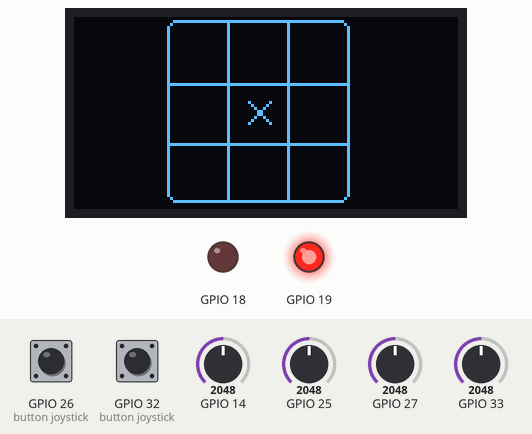
A sketch run on a simulated ESP32. Shown: 128×64 one-colour display, output pins drawn as LEDs (lit = HIGH). Inputs (shaded band) come from the test bench; at power-on: GPIO 32 (button joystick) HIGH, GPIO 14 = 2048, GPIO 25 = 2048, GPIO 26 (button joystick) HIGH, GPIO 27 = 2048, GPIO 33 = 2048.

Above: at 1.2 s.
1.3 s: GPIO 32 (button joystick) pulled LOW for 0.15 s
At 1.57 s:
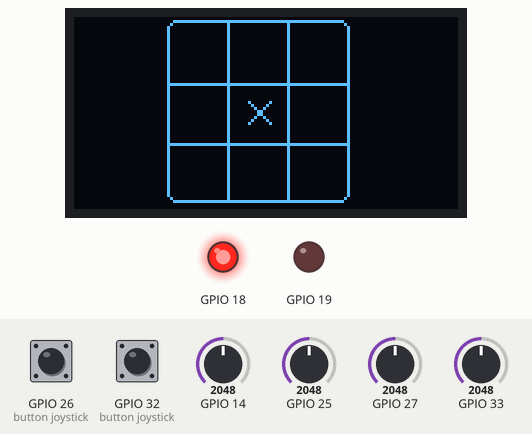
At 2.3 s:
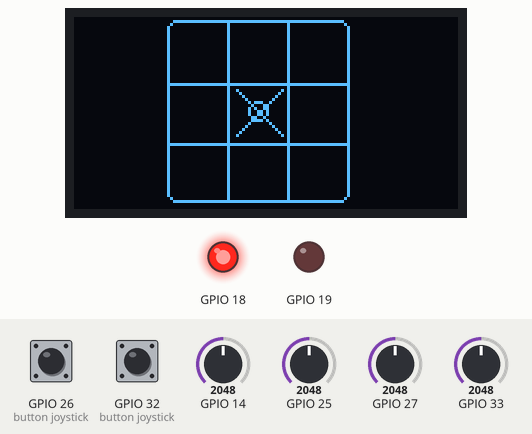
Timing chart, 0 to 4.3 s (numbered marks = the images above; inputs shaded):
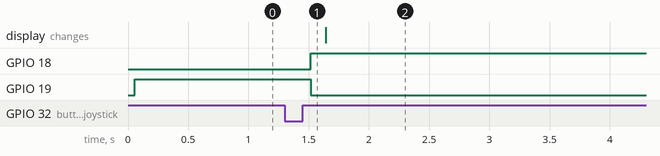

Measured:
- after the input at 1.3 s, GPIO 18: LOW → HIGH after 0.22 s; GPIO 19: HIGH → LOW after 0.22 s

The sketch:

sketch.ino
```cpp
#include <Arduino.h>
#include <SPI.h>
#include "joystick.h"
#include "display.h"
#include "game.h"

Joystick player[] = {
  {/*vertPin*/14, /*horzPin*/27, /*buttonPin*/26, /*ledPin*/18},
  {/*vertPin*/25, /*horzPin*/33, /*buttonPin*/32, /*ledPin*/19}
};

Display display;
Game game;

void setup() {
  display.init();
}

void loop() {

  display.refresh(game);

  for (int i = 0; i < 2; i++) {
    player[i].updateVal();
  }

  game.checkAction(player);

  game.winner =  game.checkWin();

  if(game.restartFlag){
    game.restart();
  }

  // printf("\n");
  delay(100);
}
```

display.cpp
```cpp
#include "display.h"

Display::Display() : u8g2(U8G2_R0, U8X8_PIN_NONE) {

}

void Display::init() {
  u8g2.begin();
}

void Display::refresh(Game &game) {
  u8g2.firstPage();
  do {
    switch (game.winner) {
      case -1:
        if (game.freePlace()) {
          u8g2.drawRFrame(31, 1, 61, 61, 3);
          u8g2.drawLine(32, 42, 32 + 59, 42);
          u8g2.drawLine(32, 22, 32 + 59, 22);
          u8g2.drawLine(51, 2, 51, 2 + 59);
          u8g2.drawLine(71, 2, 71, 2 + 59);

          // cross(0, 0);
          // circle(1, 1);
          // crossCursor(0, 0);
          // circleCursor(1, 0);

          for (int y = 0; y < 3; y++) {
            for (int x = 0; x < 3; x++) {
              if (game.board[y][x] == 1) {
                cross(x, y);
              }
              if (game.board[y][x] == 0) {
                circle(x, y);
              }
            }
          }

          if (game.playerTurn == 1) {
            crossCursor(game.cursorX, game.cursorY);
          } else {
            circleCursor(game.cursorX, game.cursorY);
          }
        } else {
          u8g2.setFont(u8g2_font_ncenB14_tr);
          u8g2.setCursor(25, 40);
          u8g2.print("DRAW");
          game.restartFlag = 1;
        }
        break;
      case 0:
        u8g2.setFont(u8g2_font_ncenB14_tr);
        u8g2.setCursor(25, 35);
        u8g2.print("CIRCLE");
        game.restartFlag = 1;
        break;

      case 1:
        u8g2.setFont(u8g2_font_ncenB14_tr);
        u8g2.setCursor(25, 40);
        u8g2.print("CROSS");
        game.restartFlag = 1;
        break;
    }

  } while ( u8g2.nextPage() );
}

void Display::cross(int x, int y) {
  u8g2.drawLine(34 + (20 * x),    4 + (20 * y),     49 + (20 * x),     19 + (20 * y));
  u8g2.drawLine(34 + (20 * x),    19 + (20 * y),    49 + (20 * x),     4 + (20 * y));
}

void Display::circle(int x, int y) {
  u8g2.drawCircle(41 + (20 * x), 11 + (20 * y), 7, U8G2_DRAW_ALL);
}

void Display::crossCursor(int x, int y) {
  u8g2.drawLine(38 + (20 * x),    8 + (20 * y),     45 + (20 * x),     15 + (20 * y));
  u8g2.drawLine(38 + (20 * x),    15 + (20 * y),    45 + (20 * x),     8 + (20 * y));
}

void Display::circleCursor(int x, int y) {
  u8g2.drawCircle(41 + (20 * x), 11 + (20 * y), 3, U8G2_DRAW_ALL);
}
```

display.h
```cpp
#pragma once

#include <U8g2lib.h>

#include "game.h"

class Display{
  private:
    U8G2_SSD1306_128X64_NONAME_1_HW_I2C u8g2;
    void cross(int x, int y);
    void circle(int x, int y);

  public:
    Display();
    void init();
    void refresh(Game &game);
    void crossCursor(int x, int y);
    void circleCursor(int x, int y);
};
```

game.cpp
```cpp
#include "game.h"


Game::Game() {
  playerTurn = 1;
  cursorX = 1;
  cursorY = 1;
  winner = -1;
  restartFlag = 0;

  for (int i = 0; i <= 2; i++) {
    for (int j = 0; j <= 2; j++) {
      board[j][i] = -1;
    }
  }
}

void Game::checkAction(Joystick* player) {
  if (player[playerTurn].vertVal >= 4095) {
    cursorY--;
    if (cursorY < 0) {
      cursorY = 0;
    }
    delay(200);
  }
  if (player[playerTurn].vertVal <= 0) {
    cursorY++;
    if (cursorY > 2) {
      cursorY = 2;
    }
    delay(200);
  }

  if (player[playerTurn].horzVal >= 4095) {
    cursorX--;
    if (cursorX < 0) {
      cursorX = 0;
    }
    delay(200);
  }
  if (player[playerTurn].horzVal <= 0) {
    cursorX++;
    if (cursorX > 2) {
      cursorX = 2;
    }
    delay(200);
  }

  if (player[playerTurn].buttState == 0   &&   board[cursorY][cursorX] == -1) {
    board[cursorY][cursorX] = playerTurn;
    playerTurn = !playerTurn;
    delay(200);
  }

  digitalWrite(player[0].ledPin, !playerTurn);
  digitalWrite(player[1].ledPin, playerTurn);

}

int Game::checkWin() {
  for ( int player = 0; player < 2; player++) {
    for (int row = 0; row < 3; row++) {
      if (board[0][row] == player  &&  board[1][row] == player && board[2][row] == player) {
        return player;
      }
    }

    for (int column = 0; column < 3; column++) {
      if (board[column][0] == player  &&  board[column][1] == player && board[column][2] == player) {
        return player;
      }
    }

    if (board[0][0] == player && board[1][1] == player && board[2][2] == player) {
      return player;
    }

    if (board[2][0] == player && board[1][1] == player && board[0][2] == player) {
      return player;
    }
  }
  return -1;
}

bool Game::freePlace() {
  for (int i = 0; i <= 2; i++) {
    for (int j = 0; j <= 2; j++) {
      // board[j][i] = -1;
      if ( board[j][i] == -1) {
        return true;
      }
    }
  }
  return false;
}

void Game::restart() {
  delay(5000);
  for (int i = 0; i <= 2; i++) {
    for (int j = 0; j <= 2; j++) {
      board[j][i] = -1;
    }
  }
  playerTurn = 1;
  cursorX = 1;
  cursorY = 1;
  winner = -1;
  restartFlag = 0;
}
```

game.h
```cpp
#pragma once

#include <Arduino.h>
#include "joystick.h"

class Game {
  private:

  public:
    Game();
    void checkAction(Joystick* player);
    int checkWin();
    // void setLed();

    int board[3][3];//0 - нулики, 1 - хрестики, -1 - пустота
    bool playerTurn;
    int cursorX;
    int cursorY;
    int winner;
    bool restartFlag;

    bool freePlace();
    void restart();
};
```

joystick.cpp
```cpp
#include "joystick.h"
#include <Arduino.h>

Joystick::Joystick(int vPin, int hPin, int bPin, int lPin) {
  vertPin = vPin;
  horzPin = hPin;
  buttonPin = bPin;
  ledPin = lPin;
  pinMode(buttonPin, INPUT_PULLUP);
  pinMode(ledPin, OUTPUT);
}

void Joystick::updateVal() {
  vertVal = analogRead(vertPin);
  horzVal = analogRead(horzPin);
  buttState = digitalRead(buttonPin);
}
```

joystick.h
```cpp
#pragma once

class Joystick {
  public:
    int vertPin;
    int horzPin;
    int buttonPin;
    int ledPin;

    int vertVal;
    int horzVal;
    bool buttState;

    Joystick(int vPin, int hPin, int bPin, int lPin);
    void updateVal();

};
```
